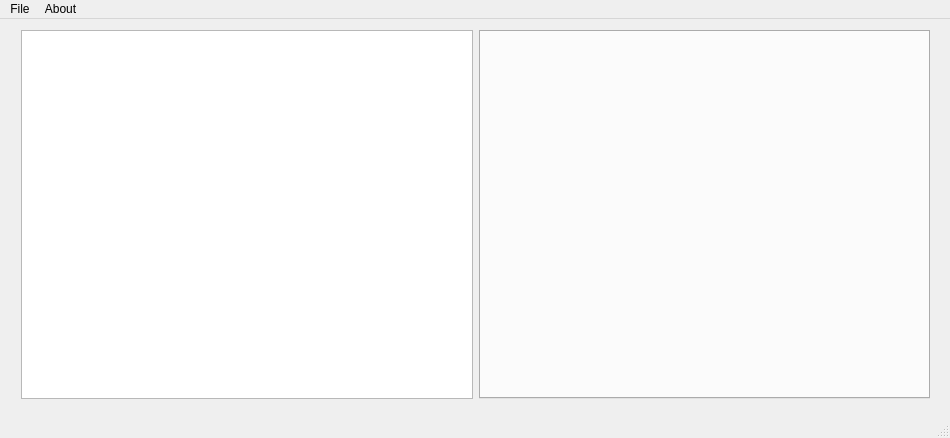
<?xml version="1.0" encoding="UTF-8"?>
<ui version="4.0">
 <class>MainWindow</class>
 <widget class="QMainWindow" name="MainWindow">
  <property name="geometry">
   <rect>
    <x>0</x>
    <y>0</y>
    <width>950</width>
    <height>438</height>
   </rect>
  </property>
  <property name="sizePolicy">
   <sizepolicy hsizetype="Fixed" vsizetype="Fixed">
    <horstretch>0</horstretch>
    <verstretch>0</verstretch>
   </sizepolicy>
  </property>
  <property name="minimumSize">
   <size>
    <width>300</width>
    <height>100</height>
   </size>
  </property>
  <property name="maximumSize">
   <size>
    <width>950</width>
    <height>438</height>
   </size>
  </property>
  <property name="windowTitle">
   <string>Convert Anything</string>
  </property>
  <widget class="QWidget" name="centralWidget">
   <widget class="QWidget" name="">
    <property name="geometry">
     <rect>
      <x>10</x>
      <y>0</y>
      <width>931</width>
      <height>391</height>
     </rect>
    </property>
    <layout class="QGridLayout" name="gridLayout">
     <item row="0" column="0">
      <widget class="QListWidget" name="listWidget"/>
     </item>
     <item row="0" column="1">
      <widget class="QTabWidget" name="tabWidget">
       <property name="maximumSize">
        <size>
         <width>16777215</width>
         <height>16777215</height>
        </size>
       </property>
       <property name="currentIndex">
        <number>-1</number>
       </property>
      </widget>
     </item>
    </layout>
   </widget>
  </widget>
  <widget class="QMenuBar" name="menuBar">
   <property name="geometry">
    <rect>
     <x>0</x>
     <y>0</y>
     <width>950</width>
     <height>22</height>
    </rect>
   </property>
   <widget class="QMenu" name="menuFile">
    <property name="title">
     <string>File</string>
    </property>
    <addaction name="separator"/>
    <addaction name="actionExit"/>
   </widget>
   <widget class="QMenu" name="menuAbout">
    <property name="title">
     <string>About</string>
    </property>
    <addaction name="actionAbout"/>
   </widget>
   <addaction name="menuFile"/>
   <addaction name="menuAbout"/>
  </widget>
  <widget class="QStatusBar" name="statusBar"/>
  <action name="actionAbout">
   <property name="text">
    <string>About</string>
   </property>
  </action>
  <action name="actionExit">
   <property name="text">
    <string>Exit</string>
   </property>
  </action>
 </widget>
 <layoutdefault spacing="6" margin="11"/>
 <resources/>
 <connections/>
</ui>
